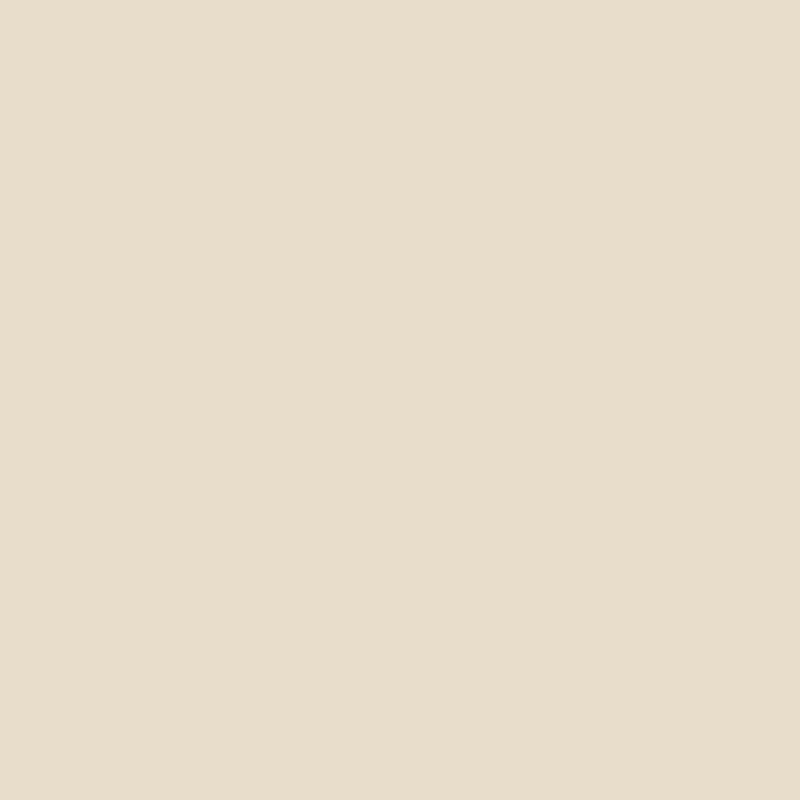
Frame 1 (no input)
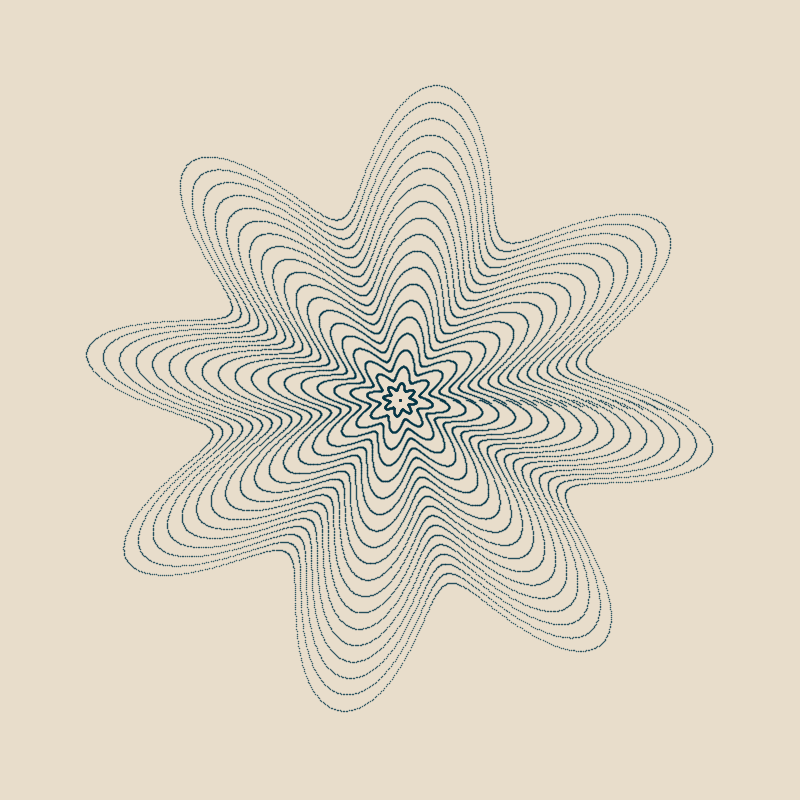
Frame 60 (the mouse pressed at the canvas centre just before this capture)
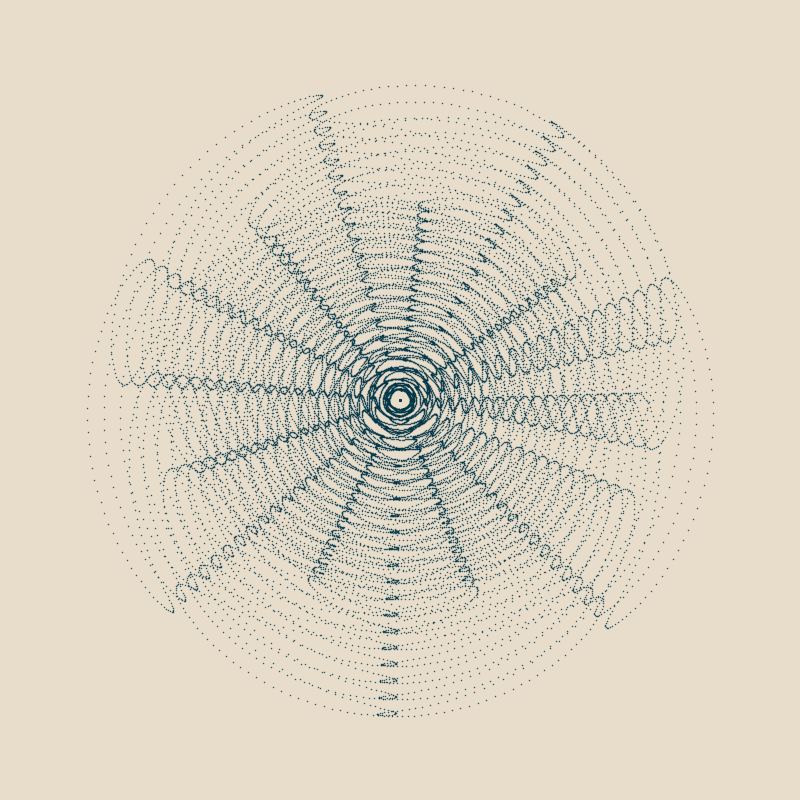
Frame 120 (the mouse held since frame 60 and released just before this capture)

The Processing sketch that drew these frames (run headless with seeded random() and noise(); from frame 60 on, the mouse is pressed at the canvas centre):

// Processing sketch: starrrose
// ── starrrose.pde
void setup() {
  size(800, 800);
  smooth(8);
  stroke(#033649, 200);
  strokeWeight(1.6);
}

float sr_a = 6;
float sr_b = 17;
float sr_c = 18;
PVector StarRose(float t) {
  float f = (2+sin(sr_a*t)/2);
  float tt = t+sin(sr_b*t)/sr_c;
  return new PVector(f*cos(tt), f*sin(tt));
}

float time = 0;
void draw() {
  background(#E8DDCB);
  
  float st = sin(time/100.0);
  
  sr_a = 100 * st * (noise(time/200.0, -time/100.0)-0.5);
  sr_b = 100 * st * (noise(4+time/200.0,1,time/100.0)-0.5);
  sr_c = 100 * st * (noise(3-time/200.0)-0.5);

  drawCurve();
  
  time++;
}

void drawCurve() {
  
  for (float r = 0; r<1; r+=0.05) {
    for (float t=0; t<TWO_PI; t+=TWO_PI/1500.0) {
      PVector sr = StarRose(t);
      sr.mult(r);

      float x = map(sr.x, -3, 3, 0, width);
      float y = map(sr.y, -3, 3, 0, height);

      point(x, y);
    }
  }
}
